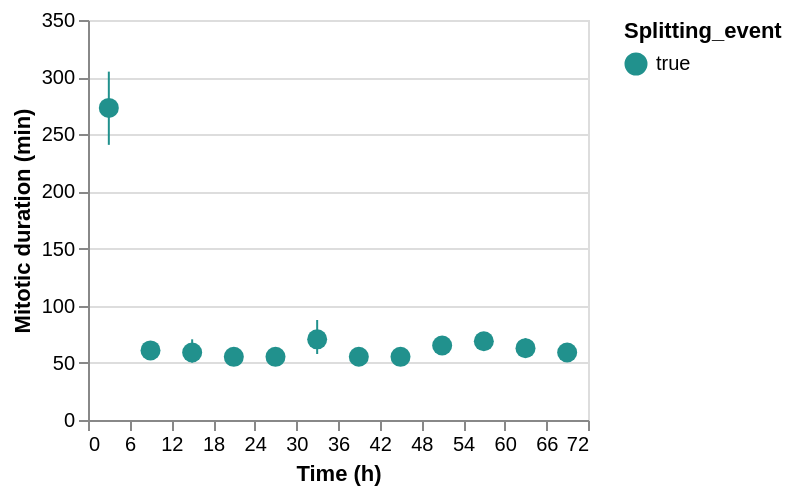

Here is the notebook cell this chart was saved with:
### Code cell
Scatter_MitoticDuration = Scatter_bin(
    dataframe = df,
    x = "Frame_onset_hrs",
    y = "Mitotic_duration_mins",
    color = "Splitting_event",
    x_title = "Time (h)",
    y_title = "Mitotic duration (min)",
    binextent = [0, 72],
    binstep = 6
)
Scatter_MitoticDuration

### Figure 1 — Vega-Lite specification as saved in the notebook (floating-point values rounded to 4 significant figures; data arrays with more than 128 entries replaced by an {"elided": "..."} marker saying what was removed)
{"config": {"view": {"continuousWidth": 300, "continuousHeight": 300}}, "layer": [{"mark": {"type": "errorbar", "extent": "ci"}, "encoding": {"color": {"field": "Splitting_event", "scale": {"scheme": "viridis"}, "type": "nominal"}, "x": {"bin": {"extent": [0, 72], "step": 6}, "field": "Frame_onset_hrs", "title": "Time (h)", "type": "quantitative"}, "y": {"aggregate": "mean", "bin": false, "field": "Mitotic_duration_mins", "title": "Mitotic duration (min)", "type": "quantitative"}}}, {"mark": {"type": "circle", "opacity": 1, "size": 100}, "encoding": {"color": {"field": "Splitting_event", "scale": {"scheme": "viridis"}, "type": "nominal"}, "x": {"bin": {"extent": [0, 72], "step": 6}, "field": "Frame_onset_hrs", "title": "Time (h)", "type": "quantitative"}, "y": {"aggregate": "mean", "bin": false, "field": "Mitotic_duration_mins", "title": "Mitotic duration (min)", "type": "quantitative"}}}], "data": {"name": "data-11609eb7b0deb98bde90d244d1528a79"}, "height": 200, "width": 250, "$schema": "https://vega.github.io/schema/vega-lite/v5.20.1.json", "datasets": {"data-11609eb7b0deb98bde90d244d1528a79": {"elided": "505 records"}}}
